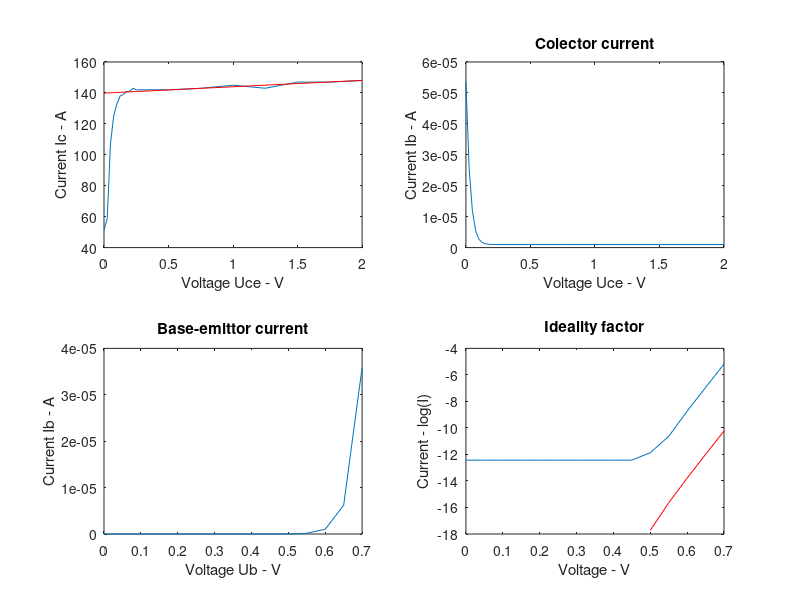

Write the MATLAB code that produced this figure.
clc
clear all
close all
% With Ub = 0.6V
Uce = [0 0.025 0.05 0.075 0.1 0.125 0.15 0.175 0.2 0.225 0.25 0.5 0.75 1 1.25 1.5 1.75 2];
Ic = [51 59 107 125 133 138 139 141 141 143 142 142 143 145 143 147 147 148];

Uca = Uce(6:end);
Ica = Ic(6:end);
p = polyfit(Uca, Ica, 1);
p(2)
p(1)
p(2) / p(1); % Prints the early voltage.

subplot(2,2,1)
plot(Uce, Ic);
hold on;
plot(Uce, polyval(p, Uce), 'r');
xlabel('Voltage Uce - V');
ylabel('Current Ic - A');

Ib1 = [53.68 25.57 11.99 5.49 2.74 1.68 1.24 1.08 1.02 0.99 0.98 0.98 0.98 0.98 0.98 0.98 0.98 0.98] * 1e-6;
subplot(2,2,2);
plot(Uce, Ib1);
xlabel('Voltage Uce - V');
ylabel('Current Ib - A');
title('Colector current');

% With Uc = 0.5
Ub = [0 0.05 0.1 0.15 0.2 0.25 0.3 0.35 0.4 0.45 0.5 0.55 0.6 0.65 0.7 ];
Ib = [0 0 0 0 0 0 0 0 0 0 0.02 0.16 1.03 6.19 35.86].*1e-6;
subplot(2,2,3);
plot(Ub, Ib)
xlabel('Voltage Ub - V');
ylabel('Current Ib - A');
title('Base-emittor current')

% Idealty factor
Ic2 = [4e-6 4e-6 4e-6 4e-6 4e-6 4e-6 4e-6 4e-6 4e-6 4e-6 7e-6 24e-6 161e-6 961e-6 5625e-6];
pol = polyfit(Ub(find(Ub > 0.45)), log(Ic2(find(Ub > 0.45))), 1) * 0.0259;
mc = pol(1)
pol = polyfit(Ub(find(Ub > 0.45)), log(Ib(find(Ub > 0.45))), 1) * 0.0259;
mb = pol(1)

subplot(2,2,4);
plot(Ub, log(Ic2));
hold on;
plot(Ub, log(Ib), 'r');
xlabel('Voltage - V');
ylabel('Current - log(I)');
title('Ideality factor')
